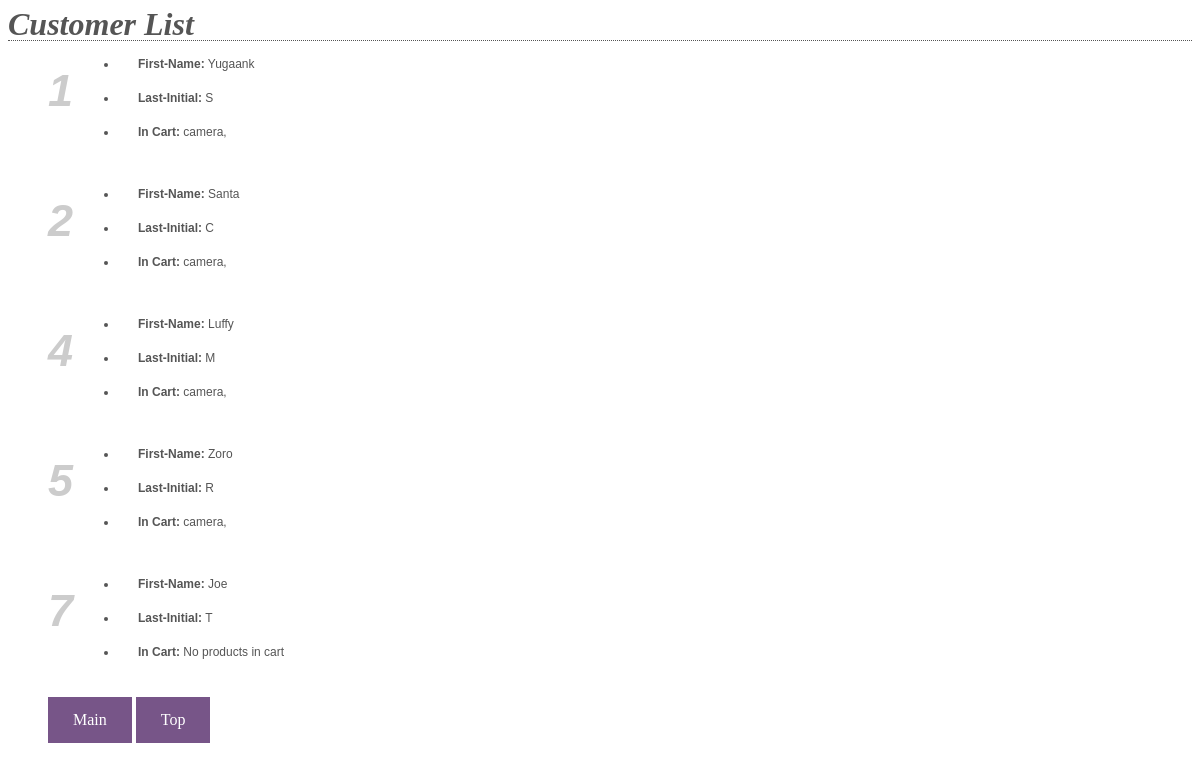
The page /apollo/list-all-customers/ on the database its author committed.
### apollo/models.py (models this page shows, shortened)
class Customer(models.Model):
	products=models.ManyToManyField(Product)
	customer_first_name=models.CharField(max_length=200)
	customer_last_initial=models.CharField(max_length=1)

class Product(models.Model):
	product_name=models.CharField(max_length=200)
	product_description=models.CharField(max_length=200)
	search_fields=['product_name']

### apollo/views.py (the view)
class IndexView(generic.ListView):
    template_name='apollo/index.html'
    context_object_name='customer_list'
    def get_queryset(self):
        return Customer.objects.all()

### apollo/templates/apollo/index.html (shortened to what this page needs)
{% load static %}
<link rel="stylesheet" type="text/css" href="{% static 'apollo/style.css' %}" />
<h2 id="top">Customer List</h2>
{% if customer_list %}
	<ol>
	{% for customer in customer_list %}
	<li><span>{{ customer.pk }}</span>
		<div class="base">
			<ul>
				<li><strong>First-Name:</strong> {{ customer.customer_first_name }}</li>
				<li><strong>Last-Initial:</strong> {{ customer.customer_last_initial }}</li>
				<li>
					<strong>In Cart:</strong>{% if customer.products.all %}
							{% for product in customer.products.all %}
								{{ product.product_name }},
							{% endfor %}
						{% else %}
							No products in cart
						{% endif %}
				</li>
			</ul>
		</div>
		</li>
		<br/>
	{% endfor %}
{% else %}
	<p>No customers are available.</p>
{% endif %}
<footer>
	<a href="/apollo">Main</a>  <a href="#top">Top</a>
</footer>

### apollo/static/apollo/style.css (style rules this page uses)
h2 { font: bold italic 2em/1em "Times New Roman", "MS Serif", "New York", serif; margin: 0; padding: 0; color: #555; border-bottom: dotted #555 thin; }
.base { width: 500px; margin: 10px; }
ol { color: #ccc; list-style-type: none; }
ol li { position: relative; font: bold italic 45px/1.5 Helvetica, Verdana, sans-serif; margin-bottom: 20px; }
ul { margin-left: 20px; list-style-type: disc; }
ul li { font: 12px Helvetica, sans-serif; padding-left: 20px; color: #555; }
span { position: absolute; }
footer a:link, a:visited { background-color: #758; color: white; padding: 14px 25px; text-align: center; text-decoration: none; display: inline-block; }

### rows shown on the page
Customer: pk "1", customer_first_name "Yugaank", customer_last_initial "S"
Product: product_name "camera"
Customer: pk "2", customer_first_name "Santa", customer_last_initial "C"
Customer: pk "4", customer_first_name "Luffy", customer_last_initial "M"
Customer: pk "5", customer_first_name "Zoro", customer_last_initial "R"
Customer: pk "7", customer_first_name "Joe", customer_last_initial "T", shows "No products in cart"
